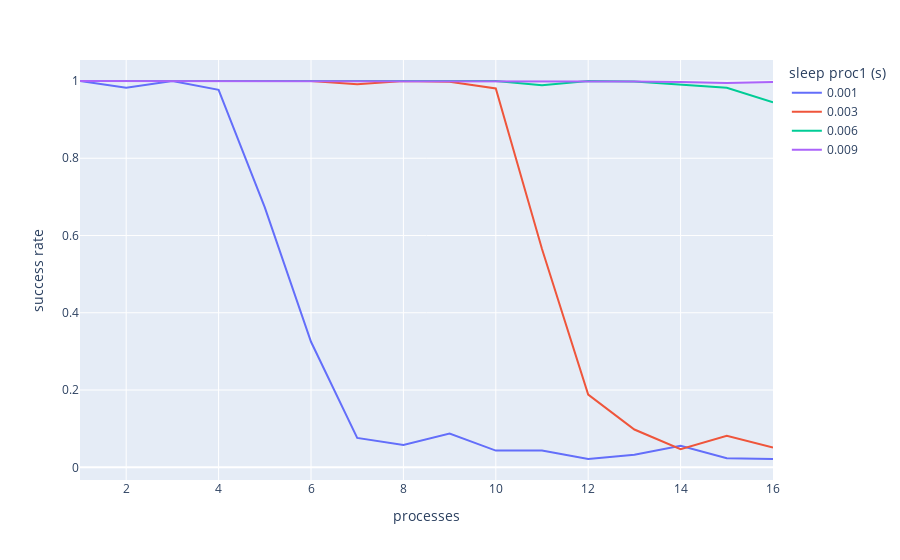
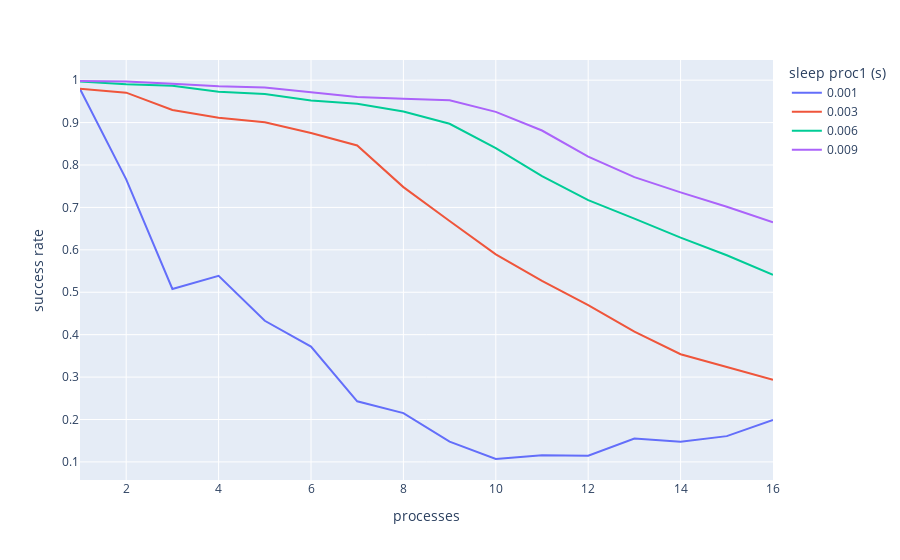

These figures' notebook cell, in order:
### Code cell
fig = px.line(df_succ[(df_succ["db"] == "redis")], x='procs', y='success rate', color="sleep", labels=labels)
fig.write_image("./graphs/success_rate_redis_all_sleeps.png", scale=5, engine="kaleido")
fig.show()

fig = px.line(df_succ[(df_succ["db"] == "postgres")], x='procs', y='success rate', color="sleep", labels=labels)
fig.write_image("./graphs/success_rate_postgres_all_sleeps.png", scale=5, engine="kaleido")
fig.show()

### Figure 1 — Plotly figure (JSON) as saved in the notebook; plotly's stock layout.template omitted (floating-point values rounded to 4 significant figures)
{"data": [{"hovertemplate": "sleep proc1 (s)=0.001<br>processes=%{x}<br>success rate=%{y}<extra></extra>", "legendgroup": "0.001", "line": {"color": "#636efa", "dash": "solid"}, "mode": "lines", "name": "0.001", "orientation": "v", "showlegend": true, "type": "scatter", "x": [1, 2, 3, 4, 5, 6, 7, 8, 9, 10, 11, 12, 13, 14, 15, 16], "xaxis": "x", "y": [1, 0.9825, 1, 0.977, 0.6728, 0.325, 0.07614, 0.0575, 0.08722, 0.0432, 0.04364, 0.02175, 0.03262, 0.05571, 0.02327, 0.0215], "yaxis": "y"}, {"hovertemplate": "sleep proc1 (s)=0.003<br>processes=%{x}<br>success rate=%{y}<extra></extra>", "legendgroup": "0.003", "line": {"color": "#EF553B", "dash": "solid"}, "mode": "lines", "name": "0.003", "orientation": "v", "showlegend": true, "type": "scatter", "x": [1, 2, 3, 4, 5, 6, 7, 8, 9, 10, 11, 12, 13, 14, 15, 16], "xaxis": "x", "y": [1, 1, 1, 1, 1, 1, 0.9919, 1, 0.9978, 0.9807, 0.5652, 0.1881, 0.09785, 0.04664, 0.08173, 0.05144], "yaxis": "y"}, {"hovertemplate": "sleep proc1 (s)=0.006<br>processes=%{x}<br>success rate=%{y}<extra></extra>", "legendgroup": "0.006", "line": {"color": "#00cc96", "dash": "solid"}, "mode": "lines", "name": "0.006", "orientation": "v", "showlegend": true, "type": "scatter", "x": [1, 2, 3, 4, 5, 6, 7, 8, 9, 10, 11, 12, 13, 14, 15, 16], "xaxis": "x", "y": [1, 1, 1, 1, 1, 1, 0.9996, 1, 1, 1, 0.9887, 0.9998, 0.9987, 0.9913, 0.9826, 0.9446], "yaxis": "y"}, {"hovertemplate": "sleep proc1 (s)=0.009<br>processes=%{x}<br>success rate=%{y}<extra></extra>", "legendgroup": "0.009", "line": {"color": "#ab63fa", "dash": "solid"}, "mode": "lines", "name": "0.009", "orientation": "v", "showlegend": true, "type": "scatter", "x": [1, 2, 3, 4, 5, 6, 7, 8, 9, 10, 11, 12, 13, 14, 15, 16], "xaxis": "x", "y": [1, 1, 1, 1, 1, 1, 1, 1, 1, 1, 1, 1, 0.9985, 0.9974, 0.9949, 0.9973], "yaxis": "y"}], "layout": {"legend": {"title": {"text": "sleep proc1 (s)"}, "tracegroupgap": 0}, "margin": {"t": 60}, "xaxis": {"anchor": "y", "domain": [0, 1], "title": {"text": "processes"}}, "yaxis": {"anchor": "x", "domain": [0, 1], "title": {"text": "success rate"}}}}

### Figure 2 — Plotly figure (JSON) as saved in the notebook; plotly's stock layout.template omitted (floating-point values rounded to 4 significant figures)
{"data": [{"hovertemplate": "sleep proc1 (s)=0.001<br>processes=%{x}<br>success rate=%{y}<extra></extra>", "legendgroup": "0.001", "line": {"color": "#636efa", "dash": "solid"}, "mode": "lines", "name": "0.001", "orientation": "v", "showlegend": true, "type": "scatter", "x": [1, 2, 3, 4, 5, 6, 7, 8, 9, 10, 11, 12, 13, 14, 15, 16], "xaxis": "x", "y": [0.979, 0.766, 0.5077, 0.5387, 0.4328, 0.372, 0.2429, 0.2151, 0.1478, 0.1069, 0.1155, 0.1146, 0.1552, 0.1474, 0.1608, 0.1989], "yaxis": "y"}, {"hovertemplate": "sleep proc1 (s)=0.003<br>processes=%{x}<br>success rate=%{y}<extra></extra>", "legendgroup": "0.003", "line": {"color": "#EF553B", "dash": "solid"}, "mode": "lines", "name": "0.003", "orientation": "v", "showlegend": true, "type": "scatter", "x": [1, 2, 3, 4, 5, 6, 7, 8, 9, 10, 11, 12, 13, 14, 15, 16], "xaxis": "x", "y": [0.98, 0.9705, 0.9297, 0.9115, 0.9006, 0.8753, 0.846, 0.7479, 0.6681, 0.5893, 0.5269, 0.4696, 0.4069, 0.3539, 0.324, 0.2936], "yaxis": "y"}, {"hovertemplate": "sleep proc1 (s)=0.006<br>processes=%{x}<br>success rate=%{y}<extra></extra>", "legendgroup": "0.006", "line": {"color": "#00cc96", "dash": "solid"}, "mode": "lines", "name": "0.006", "orientation": "v", "showlegend": true, "type": "scatter", "x": [1, 2, 3, 4, 5, 6, 7, 8, 9, 10, 11, 12, 13, 14, 15, 16], "xaxis": "x", "y": [0.997, 0.9905, 0.9867, 0.9725, 0.9672, 0.952, 0.9441, 0.9259, 0.8971, 0.8396, 0.7739, 0.717, 0.6735, 0.6289, 0.5872, 0.5411], "yaxis": "y"}, {"hovertemplate": "sleep proc1 (s)=0.009<br>processes=%{x}<br>success rate=%{y}<extra></extra>", "legendgroup": "0.009", "line": {"color": "#ab63fa", "dash": "solid"}, "mode": "lines", "name": "0.009", "orientation": "v", "showlegend": true, "type": "scatter", "x": [1, 2, 3, 4, 5, 6, 7, 8, 9, 10, 11, 12, 13, 14, 15, 16], "xaxis": "x", "y": [0.998, 0.997, 0.9913, 0.9855, 0.9826, 0.9718, 0.9606, 0.9559, 0.9528, 0.9252, 0.8813, 0.8199, 0.7715, 0.7354, 0.7016, 0.6649], "yaxis": "y"}], "layout": {"legend": {"title": {"text": "sleep proc1 (s)"}, "tracegroupgap": 0}, "margin": {"t": 60}, "xaxis": {"anchor": "y", "domain": [0, 1], "title": {"text": "processes"}}, "yaxis": {"anchor": "x", "domain": [0, 1], "title": {"text": "success rate"}}}}
